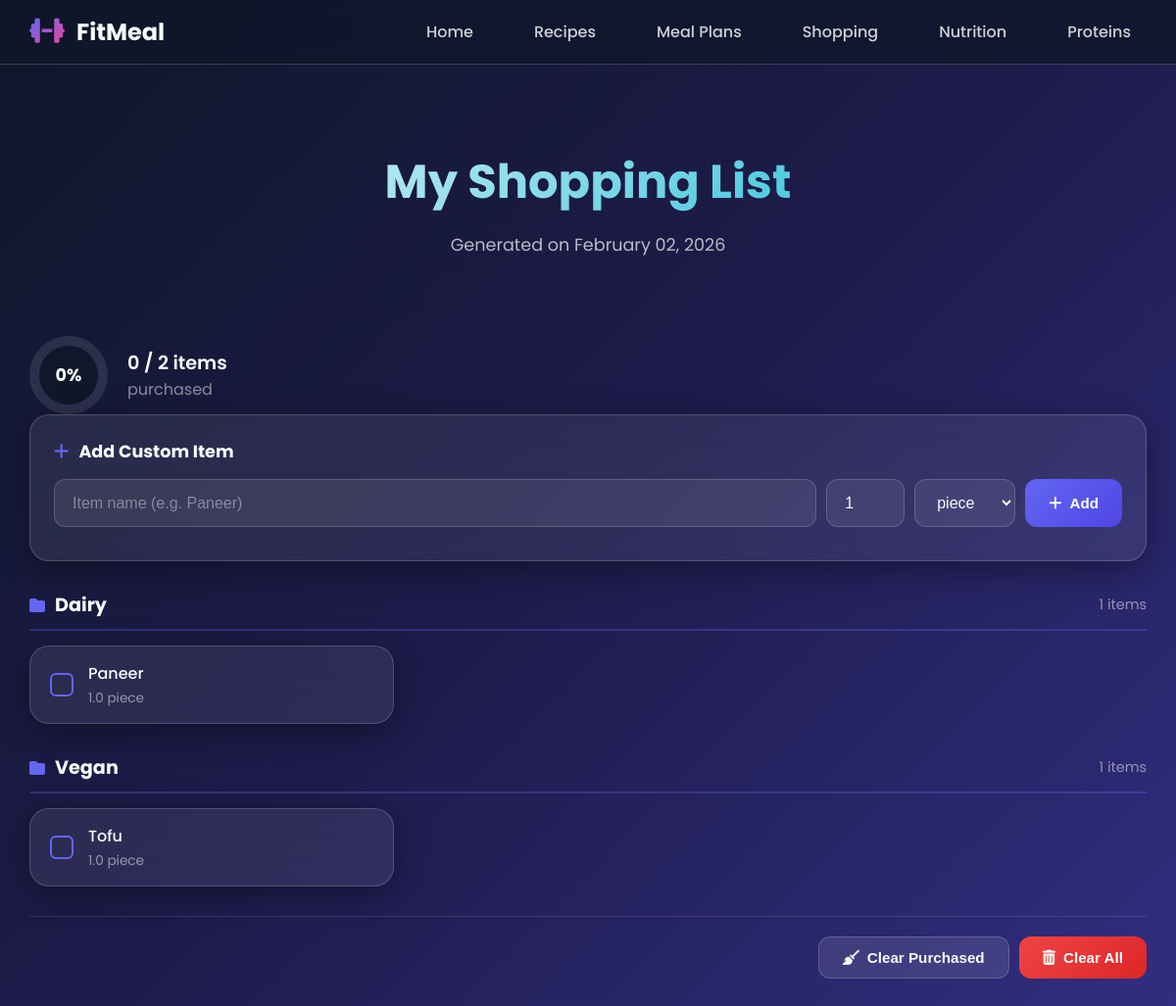
The app's page /shopping-list/ with its own data.
### shopping_list/models.py (models this page shows, shortened)
class ShoppingList(models.Model):
    user = models.ForeignKey(User, on_delete=models.CASCADE, null=True, blank=True)
    meal_plan = models.OneToOneField(MealPlan, on_delete=models.CASCADE, null=True, blank=True)
    name = models.CharField(max_length=200, default="Shopping List")
    created_at = models.DateTimeField(auto_now_add=True)
    updated_at = models.DateTimeField(auto_now=True)

class ShoppingListItem(models.Model):
    shopping_list = models.ForeignKey(ShoppingList, on_delete=models.CASCADE, related_name='items')
    ingredient = models.ForeignKey(Ingredient, on_delete=models.CASCADE)
    amount = models.FloatField()
    unit = models.CharField(max_length=20)
    purchased = models.BooleanField(default=False)
    notes = models.CharField(max_length=200, blank=True)
    class Meta:
        ordering = ['purchased', 'ingredient__name']

### recipes/models.py (models this page shows, shortened)
class Ingredient(models.Model):
    UNIT_CHOICES = [
        ('g', 'Grams'),
        ('kg', 'Kilograms'),
        ('ml', 'Milliliters'),
        ('l', 'Liters'),
        ('cup', 'Cups'),
        ('tbsp', 'Tablespoons'),
        ('tsp', 'Teaspoons'),
        ('piece', 'Pieces'),
        ('oz', 'Ounces'),
        ('lb', 'Pounds'),
    ]
    name = models.CharField(max_length=200)
    category = models.CharField(max_length=100, blank=True)
    default_unit = models.CharField(max_length=20, choices=UNIT_CHOICES, default='g')
    calories = models.FloatField(default=0)
    protein = models.FloatField(default=0)
    carbs = models.FloatField(default=0)
    fats = models.FloatField(default=0)
    fiber = models.FloatField(default=0)
    is_protein_source = models.BooleanField(default=False)
    protein_quality_score = models.FloatField(default=0, help_text="PDCAAS or similar protein quality score")
    alternatives = models.ManyToManyField('self', blank=True, symmetrical=False, related_name='alternative_to')

### shopping_list/views.py (the view)
# urls.py: path('shopping-list/', views.shopping_list_detail, name='shopping_list_detail'),
def shopping_list_detail(request, pk=None):
    if pk:
        shopping_list = get_object_or_404(ShoppingList, pk=pk)
    else:
        shopping_list = ShoppingList.objects.first()
        if not shopping_list:
            shopping_list = ShoppingList.objects.create(name="My Shopping List")
    items = shopping_list.items.all()
    items_by_category = {}
    for item in items:
        if item.ingredient and item.ingredient.category:
            cat_name = str(item.ingredient.category)
        else:
            cat_name = 'Other'
        if cat_name not in items_by_category:
            items_by_category[cat_name] = []
        items_by_category[cat_name].append(item)
    context = {
        'shopping_list': shopping_list,
        'items_by_category': items_by_category,
        'purchased_count': items.filter(purchased=True).count(),
        'total_count': items.count(),
    }
    return render(request, 'shopping_list/shopping_list_detail.html', context)

### templates/shopping_list/shopping_list_detail.html (shortened to what this page needs)
{% extends 'base.html' %}
{% block content %}
<div class="page-header">
    <h1>{{ shopping_list.name }}</h1>
    <p>Generated on {{ shopping_list.created_at|date:"F d, Y" }}</p>
</div>
<div class="shopping-header">
    <div class="progress-overview">
        <div class="progress-ring" style="--progress: {% if total_count > 0 %}{% widthratio purchased_count total_count 100 %}{% else %}0{% endif %}">
            <span class="progress-text">{% if total_count > 0 %}{% widthratio purchased_count total_count 100 %}{% else %}0{% endif %}%</span>
        </div>
        <div>
            <div style="font-size: 1.2rem; font-weight: 600;">{{ purchased_count }} / {{ total_count }} items</div>
            <div style="color: rgba(255,255,255,0.5);">purchased</div>
        </div>
    </div>
</div>
<div class="glass-card" style="margin-bottom: 30px;">
    <h3 style="margin-bottom: 15px; font-size: 1.1rem;"><i class="fas fa-plus" style="color: var(--primary); margin-right: 10px;"></i>Add Custom Item</h3>
    <div class="add-item-form">
        <input type="text" class="form-control" id="newItemName" placeholder="Item name (e.g. Paneer)">
        <input type="number" class="form-control" id="newItemAmount" placeholder="Qty" value="1" style="width: 80px;">
        <select class="form-control" id="newItemUnit" style="width: 120px;">
            <option value="piece">piece</option>
        </select>
        <button type="button" class="btn btn-primary" onclick="addCustomItem(event)">
            <i class="fas fa-plus"></i> Add
        </button>
    </div>
</div>
<div id="shopping-list-container">
    {% for category, items in items_by_category.items %}
    <div class="category-section">
        <div class="category-title">
            <i class="fas fa-folder"></i>
            <h3>{{ category }}</h3>
            <span style="margin-left: auto; color: rgba(255,255,255,0.5); font-size: 0.9rem;">{{ items|length }} items</span>
        </div>
        <div class="items-grid">
            {% for item in items %}
            <div class="glass-card item-card {% if item.purchased %}purchased{% endif %}" data-id="{{ item.id }}">
                <div class="checkbox {% if item.purchased %}checked{% endif %}" onclick="toggleItem({{ item.id }})">
                </div>
                <div class="item-info">
                    <div class="item-name">{{ item.ingredient.name }}</div>
                    <div class="item-amount">{{ item.amount }} {{ item.unit }}</div>
                </div>
            </div>
            {% endfor %}
        </div>
    </div>
    {% empty %}
    <div class="glass-card empty-category">
        <i class="fas fa-shopping-basket" style="font-size: 3rem; margin-bottom: 15px; display: block;"></i>
        <p>Your shopping list is empty</p>
        <p style="font-size: 0.9rem;">Generate a list from a meal plan or add items manually</p>
    </div>
    {% endfor %}
</div>
<div class="action-bar">
    <button class="btn btn-secondary" onclick="clearPurchased()">
        <i class="fas fa-broom"></i> Clear Purchased
    </button>
    <button class="btn btn-danger" onclick="clearAll()">
    <i class="fas fa-trash-alt"></i> Clear All
</button>
</div>
{% endblock %}

### records on screen
ShoppingList: name "My Shopping List", created_at "February 02, 2026"
ShoppingListItem: category "Dairy", items "1", ingredient.name "Paneer", amount "1.0", unit "piece"
ShoppingListItem: category "Vegan", items "1", ingredient.name "Tofu", amount "1.0", unit "piece"

### other values on screen
{{ purchased_count }} "0"
{{ total_count }} "2"
